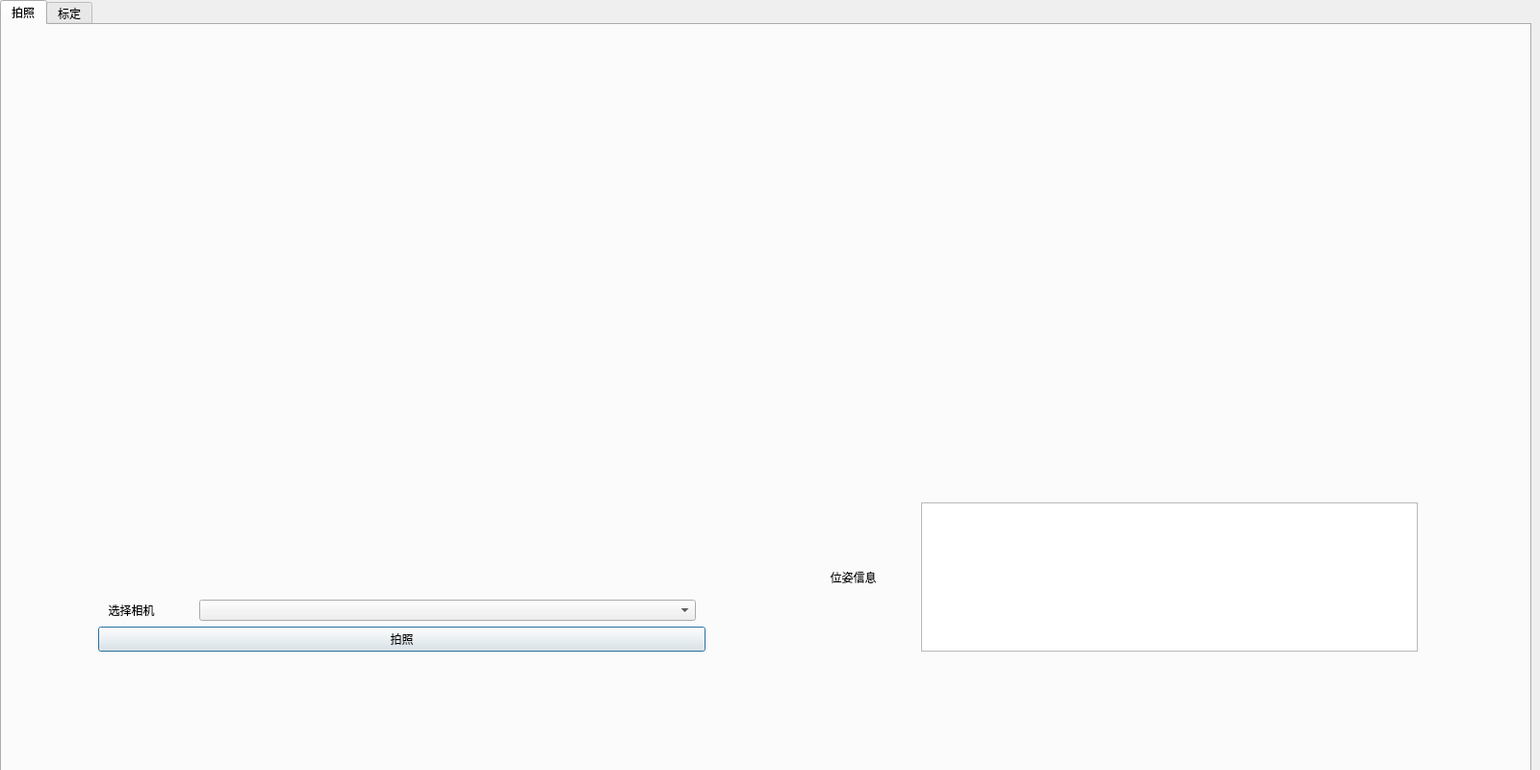
<?xml version="1.0" encoding="UTF-8"?>
<ui version="4.0">
 <class>camera_calibration</class>
 <widget class="QDialog" name="camera_calibration">
  <property name="geometry">
   <rect>
    <x>0</x>
    <y>0</y>
    <width>1600</width>
    <height>800</height>
   </rect>
  </property>
  <property name="sizePolicy">
   <sizepolicy hsizetype="Preferred" vsizetype="Preferred">
    <horstretch>0</horstretch>
    <verstretch>0</verstretch>
   </sizepolicy>
  </property>
  <property name="minimumSize">
   <size>
    <width>0</width>
    <height>0</height>
   </size>
  </property>
  <property name="maximumSize">
   <size>
    <width>1920</width>
    <height>1080</height>
   </size>
  </property>
  <property name="baseSize">
   <size>
    <width>1600</width>
    <height>900</height>
   </size>
  </property>
  <property name="windowTitle">
   <string>机械臂手眼标定</string>
  </property>
  <property name="windowIcon">
   <iconset>
    <normaloff>C:/Users/deng/.designer/backup/ui_resource/坐标定位.png</normaloff>C:/Users/deng/.designer/backup/ui_resource/坐标定位.png</iconset>
  </property>
  <property name="toolTipDuration">
   <number>0</number>
  </property>
  <widget class="QTabWidget" name="tabWidget">
   <property name="geometry">
    <rect>
     <x>0</x>
     <y>0</y>
     <width>1591</width>
     <height>891</height>
    </rect>
   </property>
   <property name="currentIndex">
    <number>0</number>
   </property>
   <widget class="QWidget" name="tab_1">
    <attribute name="icon">
     <iconset>
      <normaloff>C:/Users/deng/.designer/backup/ui_resource/相机.png</normaloff>C:/Users/deng/.designer/backup/ui_resource/相机.png</iconset>
    </attribute>
    <attribute name="title">
     <string>拍照</string>
    </attribute>
    <widget class="QWidget" name="verticalLayoutWidget_2">
     <property name="geometry">
      <rect>
       <x>70</x>
       <y>10</y>
       <width>691</width>
       <height>641</height>
      </rect>
     </property>
     <layout class="QVBoxLayout" name="verticalLayout_2">
      <item alignment="Qt::AlignHCenter|Qt::AlignVCenter">
       <widget class="QWidget" name="video_widget" native="true">
        <property name="sizePolicy">
         <sizepolicy hsizetype="Preferred" vsizetype="Preferred">
          <horstretch>0</horstretch>
          <verstretch>0</verstretch>
         </sizepolicy>
        </property>
        <property name="minimumSize">
         <size>
          <width>640</width>
          <height>480</height>
         </size>
        </property>
        <property name="maximumSize">
         <size>
          <width>640</width>
          <height>480</height>
         </size>
        </property>
        <property name="sizeIncrement">
         <size>
          <width>640</width>
          <height>480</height>
         </size>
        </property>
        <property name="baseSize">
         <size>
          <width>640</width>
          <height>480</height>
         </size>
        </property>
        <property name="layoutDirection">
         <enum>Qt::LeftToRight</enum>
        </property>
       </widget>
      </item>
      <item>
       <layout class="QHBoxLayout" name="horizontalLayout" stretch="1,4,0">
        <item>
         <widget class="QLabel" name="label">
          <property name="text">
           <string>选择相机</string>
          </property>
          <property name="alignment">
           <set>Qt::AlignCenter</set>
          </property>
         </widget>
        </item>
        <item>
         <widget class="QComboBox" name="comboBox"/>
        </item>
        <item>
         <spacer name="horizontalSpacer_3">
          <property name="orientation">
           <enum>Qt::Horizontal</enum>
          </property>
          <property name="sizeHint" stdset="0">
           <size>
            <width>40</width>
            <height>20</height>
           </size>
          </property>
         </spacer>
        </item>
       </layout>
      </item>
      <item>
       <layout class="QHBoxLayout" name="horizontalLayout_3">
        <item>
         <spacer name="horizontalSpacer_2">
          <property name="orientation">
           <enum>Qt::Horizontal</enum>
          </property>
          <property name="sizeType">
           <enum>QSizePolicy::Preferred</enum>
          </property>
          <property name="sizeHint" stdset="0">
           <size>
            <width>30</width>
            <height>20</height>
           </size>
          </property>
         </spacer>
        </item>
        <item>
         <widget class="QPushButton" name="pushButton">
          <property name="text">
           <string>拍照</string>
          </property>
          <property name="icon">
           <iconset>
            <normaloff>C:/Users/deng/.designer/backup/ui_resource/take_photo.png</normaloff>C:/Users/deng/.designer/backup/ui_resource/take_photo.png</iconset>
          </property>
         </widget>
        </item>
        <item>
         <spacer name="horizontalSpacer">
          <property name="orientation">
           <enum>Qt::Horizontal</enum>
          </property>
          <property name="sizeType">
           <enum>QSizePolicy::Preferred</enum>
          </property>
          <property name="sizeHint" stdset="0">
           <size>
            <width>30</width>
            <height>20</height>
           </size>
          </property>
         </spacer>
        </item>
       </layout>
      </item>
     </layout>
    </widget>
    <widget class="QWidget" name="verticalLayoutWidget">
     <property name="geometry">
      <rect>
       <x>820</x>
       <y>10</y>
       <width>691</width>
       <height>641</height>
      </rect>
     </property>
     <layout class="QVBoxLayout" name="verticalLayout">
      <item alignment="Qt::AlignHCenter">
       <widget class="QWidget" name="photo_widget" native="true">
        <property name="minimumSize">
         <size>
          <width>640</width>
          <height>480</height>
         </size>
        </property>
        <property name="maximumSize">
         <size>
          <width>640</width>
          <height>480</height>
         </size>
        </property>
        <property name="sizeIncrement">
         <size>
          <width>640</width>
          <height>480</height>
         </size>
        </property>
        <property name="baseSize">
         <size>
          <width>640</width>
          <height>480</height>
         </size>
        </property>
       </widget>
      </item>
      <item>
       <layout class="QHBoxLayout" name="horizontalLayout_2" stretch="1,4,0">
        <item>
         <widget class="QLabel" name="pose_label">
          <property name="text">
           <string>位姿信息</string>
          </property>
          <property name="alignment">
           <set>Qt::AlignCenter</set>
          </property>
         </widget>
        </item>
        <item>
         <widget class="QTextBrowser" name="pose_data">
          <property name="sizePolicy">
           <sizepolicy hsizetype="Preferred" vsizetype="Preferred">
            <horstretch>0</horstretch>
            <verstretch>0</verstretch>
           </sizepolicy>
          </property>
         </widget>
        </item>
        <item>
         <spacer name="horizontalSpacer_4">
          <property name="orientation">
           <enum>Qt::Horizontal</enum>
          </property>
          <property name="sizeHint" stdset="0">
           <size>
            <width>40</width>
            <height>20</height>
           </size>
          </property>
         </spacer>
        </item>
       </layout>
      </item>
     </layout>
    </widget>
   </widget>
   <widget class="QWidget" name="tab_2">
    <attribute name="icon">
     <iconset>
      <normaloff>C:/Users/deng/.designer/backup/ui_resource/雷达.png</normaloff>C:/Users/deng/.designer/backup/ui_resource/雷达.png</iconset>
    </attribute>
    <attribute name="title">
     <string>标定</string>
    </attribute>
    <widget class="QWidget" name="verticalLayoutWidget_3">
     <property name="geometry">
      <rect>
       <x>40</x>
       <y>20</y>
       <width>1501</width>
       <height>741</height>
      </rect>
     </property>
     <layout class="QVBoxLayout" name="verticalLayout_3">
      <item>
       <layout class="QHBoxLayout" name="horizontalLayout_5">
        <item>
         <widget class="QFrame" name="frame">
          <property name="sizePolicy">
           <sizepolicy hsizetype="Preferred" vsizetype="Preferred">
            <horstretch>0</horstretch>
            <verstretch>0</verstretch>
           </sizepolicy>
          </property>
          <property name="frameShape">
           <enum>QFrame::StyledPanel</enum>
          </property>
          <property name="frameShadow">
           <enum>QFrame::Plain</enum>
          </property>
          <property name="lineWidth">
           <number>3</number>
          </property>
          <property name="midLineWidth">
           <number>3</number>
          </property>
          <widget class="QTableView" name="tableView">
           <property name="geometry">
            <rect>
             <x>5</x>
             <y>11</y>
             <width>731</width>
             <height>471</height>
            </rect>
           </property>
          </widget>
          <widget class="QPushButton" name="pushButton_5">
           <property name="geometry">
            <rect>
             <x>50</x>
             <y>510</y>
             <width>75</width>
             <height>23</height>
            </rect>
           </property>
           <property name="text">
            <string>全选</string>
           </property>
          </widget>
          <widget class="QPushButton" name="pushButton_6">
           <property name="geometry">
            <rect>
             <x>20</x>
             <y>560</y>
             <width>150</width>
             <height>23</height>
            </rect>
           </property>
           <property name="text">
            <string>标定选中的图片</string>
           </property>
          </widget>
          <widget class="QPushButton" name="pushButton_7">
           <property name="geometry">
            <rect>
             <x>20</x>
             <y>610</y>
             <width>150</width>
             <height>20</height>
            </rect>
           </property>
           <property name="text">
            <string>删除选中的图片</string>
           </property>
          </widget>
         </widget>
        </item>
        <item>
         <widget class="QFrame" name="frame_2">
          <property name="frameShape">
           <enum>QFrame::StyledPanel</enum>
          </property>
          <property name="frameShadow">
           <enum>QFrame::Plain</enum>
          </property>
          <property name="lineWidth">
           <number>3</number>
          </property>
          <property name="midLineWidth">
           <number>3</number>
          </property>
          <widget class="QWidget" name="verticalLayoutWidget_4">
           <property name="geometry">
            <rect>
             <x>0</x>
             <y>550</y>
             <width>751</width>
             <height>161</height>
            </rect>
           </property>
           <layout class="QVBoxLayout" name="verticalLayout_4">
            <item>
             <widget class="QLabel" name="label_2">
              <property name="text">
               <string>位姿:</string>
              </property>
              <property name="alignment">
               <set>Qt::AlignCenter</set>
              </property>
             </widget>
            </item>
            <item>
             <layout class="QHBoxLayout" name="horizontalLayout_8">
              <item>
               <spacer name="horizontalSpacer_5">
                <property name="orientation">
                 <enum>Qt::Horizontal</enum>
                </property>
                <property name="sizeHint" stdset="0">
                 <size>
                  <width>40</width>
                  <height>20</height>
                 </size>
                </property>
               </spacer>
              </item>
              <item>
               <widget class="QPushButton" name="pushButton_3">
                <property name="text">
                 <string>上一张</string>
                </property>
                <property name="icon">
                 <iconset>
                  <normaloff>C:/Users/deng/.designer/backup/ui_resource/左箭头.png</normaloff>C:/Users/deng/.designer/backup/ui_resource/左箭头.png</iconset>
                </property>
               </widget>
              </item>
              <item>
               <spacer name="horizontalSpacer_7">
                <property name="orientation">
                 <enum>Qt::Horizontal</enum>
                </property>
                <property name="sizeHint" stdset="0">
                 <size>
                  <width>40</width>
                  <height>20</height>
                 </size>
                </property>
               </spacer>
              </item>
              <item>
               <widget class="QPushButton" name="pushButton_4">
                <property name="text">
                 <string>删除</string>
                </property>
                <property name="icon">
                 <iconset>
                  <normaloff>C:/Users/deng/.designer/backup/ui_resource/删除.png</normaloff>C:/Users/deng/.designer/backup/ui_resource/删除.png</iconset>
                </property>
               </widget>
              </item>
              <item>
               <spacer name="horizontalSpacer_8">
                <property name="orientation">
                 <enum>Qt::Horizontal</enum>
                </property>
                <property name="sizeHint" stdset="0">
                 <size>
                  <width>40</width>
                  <height>20</height>
                 </size>
                </property>
               </spacer>
              </item>
              <item>
               <widget class="QPushButton" name="pushButton_2">
                <property name="layoutDirection">
                 <enum>Qt::RightToLeft</enum>
                </property>
                <property name="text">
                 <string>下一张</string>
                </property>
                <property name="icon">
                 <iconset>
                  <normaloff>C:/Users/deng/.designer/backup/ui_resource/右箭头.png</normaloff>C:/Users/deng/.designer/backup/ui_resource/右箭头.png</iconset>
                </property>
                <property name="autoRepeat">
                 <bool>false</bool>
                </property>
                <property name="autoDefault">
                 <bool>true</bool>
                </property>
                <property name="default">
                 <bool>false</bool>
                </property>
                <property name="flat">
                 <bool>false</bool>
                </property>
               </widget>
              </item>
              <item>
               <spacer name="horizontalSpacer_6">
                <property name="orientation">
                 <enum>Qt::Horizontal</enum>
                </property>
                <property name="sizeHint" stdset="0">
                 <size>
                  <width>40</width>
                  <height>20</height>
                 </size>
                </property>
               </spacer>
              </item>
             </layout>
            </item>
           </layout>
          </widget>
          <widget class="QWidget" name="widget" native="true">
           <property name="geometry">
            <rect>
             <x>50</x>
             <y>20</y>
             <width>640</width>
             <height>480</height>
            </rect>
           </property>
           <property name="baseSize">
            <size>
             <width>640</width>
             <height>480</height>
            </size>
           </property>
          </widget>
         </widget>
        </item>
       </layout>
      </item>
     </layout>
    </widget>
   </widget>
  </widget>
 </widget>
 <resources/>
 <connections/>
</ui>
